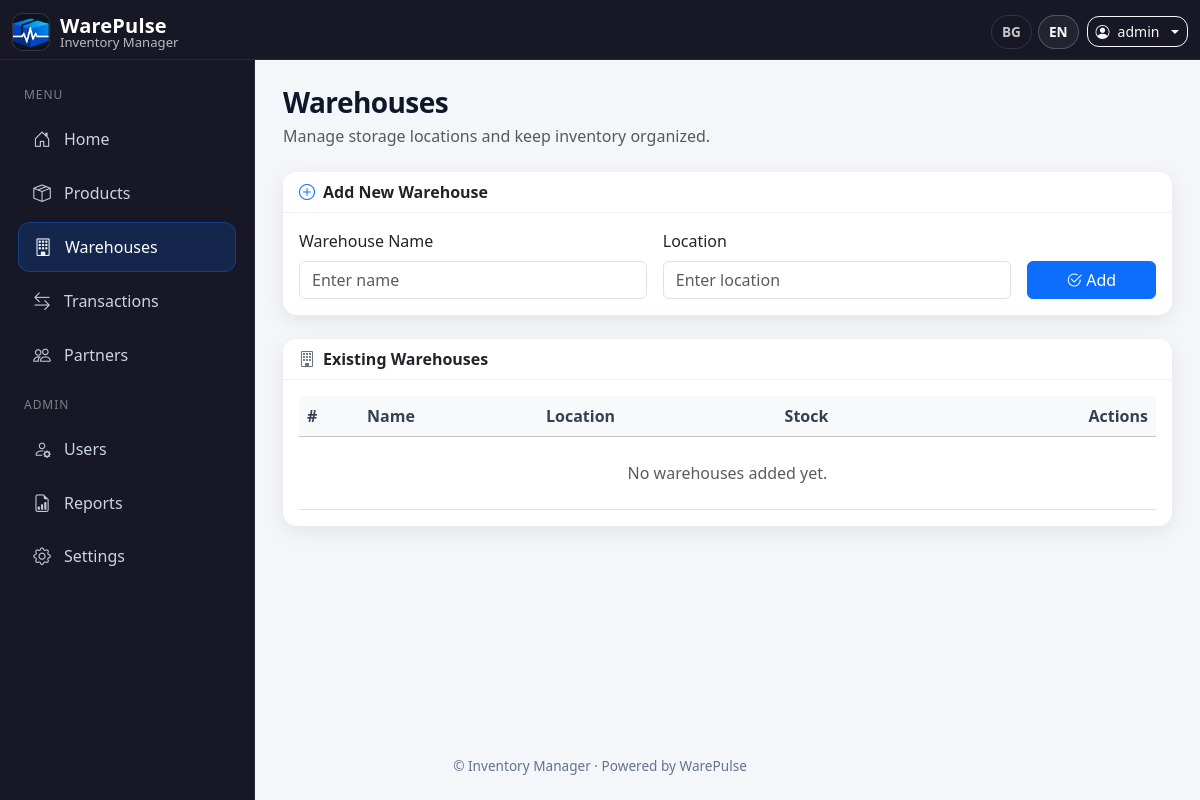
Page /warehouses (signed in) on the committed database.
### inventory/models.py (models this page shows, shortened)
class AppConfig(db.Model):
    __tablename__ = "app_config"
    id = db.Column(db.Integer, primary_key=True)
    owner_id = db.Column(db.Integer, db.ForeignKey("user.id"), nullable=False, unique=True)
    company_name = db.Column(db.String(120), default="My Company")
    logo_path = db.Column(db.String(200))
    notifications_enabled = db.Column(db.Boolean, default=True)
    low_stock_threshold = db.Column(db.Integer, default=5)
    default_language = db.Column(db.String(10), default="en")
    currency = db.Column(db.String(10), default="EUR")

class User(db.Model, UserMixin):
    __tablename__ = "user"
    id = db.Column(db.Integer, primary_key=True)
    username = db.Column(db.String(150), nullable=False, unique=True)
    email = db.Column(db.String(150), nullable=False, unique=True)
    password = db.Column(db.String(200), nullable=False)
    role = db.Column(db.String(50), nullable=False, default="User")
    created_by_id = db.Column(db.Integer, db.ForeignKey("user.id"), nullable=True)
    login_count = db.Column(db.Integer, default=0, nullable=False)
    last_login_ip = db.Column(db.String(64), nullable=True)
    last_login_country = db.Column(db.String(100), nullable=True)
    last_login_at = db.Column(db.DateTime, nullable=True)
    last_login_user_agent = db.Column(db.String(255), nullable=True)
    force_password_change = db.Column(db.Boolean, default=False, nullable=False)
    password_changed_at = db.Column(db.DateTime, nullable=True)
    company_name = db.Column(db.String(150), nullable=True)
    created_by = db.relationship("User", remote_side=[id], backref="created_users")
    transactions = db.relationship("Transaction", back_populates="user")
    login_events = db.relationship(
        "LoginEvent",
        back_populates="user",
        cascade="all, delete-orphan",
        order_by="desc(LoginEvent.logged_in_at)",
    )

### inventory/routes/warehouses.py (the view)
@bp.route("/warehouses")
@login_required
def warehouses():
    if not has_permission(current_user, "warehouses:view"):
        flash(_("You do not have permission to view warehouses."), "danger")
        return redirect(url_for("main.index"))
    owner_id = _get_owner_id()
    q = Warehouse.query
    if owner_id is not None:
        q = q.filter(Warehouse.owner_id == owner_id)
    warehouses_list = q.order_by(Warehouse.name.asc()).all()
    stock_totals_q = (
        db.session.query(Stock.warehouse_id, func.coalesce(func.sum(Stock.quantity), 0))
        .join(Warehouse, Stock.warehouse_id == Warehouse.id)
    )
    if owner_id is not None:
        stock_totals_q = stock_totals_q.filter(Warehouse.owner_id == owner_id)
    stock_totals = dict(stock_totals_q.group_by(Stock.warehouse_id).all())
    product_counts_q = (
        db.session.query(Stock.warehouse_id, func.count(Stock.id))
        .join(Warehouse, Stock.warehouse_id == Warehouse.id)
        .filter(Stock.quantity > 0)
    )
    if owner_id is not None:
        product_counts_q = product_counts_q.filter(Warehouse.owner_id == owner_id)
    product_counts = dict(product_counts_q.group_by(Stock.warehouse_id).all())
    return render_template(
        "warehouses.html",
        warehouses=warehouses_list,
        stock_totals=stock_totals,
        product_counts=product_counts,
    )

### inventory/routes/warehouses.py (called while the page is built)
def _get_owner_id():
    role = (current_user.role or "").strip()
    if role == "Developer":
        return None
    if role == "Admin / Owner":
        return current_user.id
    return current_user.created_by_id

### inventory/utils/permissions.py (called while the page is built)
def _norm_role(role: str | None) -> str:
    if not role:
        return ""
    r = " ".join(role.strip().split())
    compact = r.replace(" ", "")
    if compact == "Admin/Owner":
        return ROLE_ADMIN_OWNER
    return r

def has_permission(user, permission: str) -> bool:
    role = _norm_role(getattr(user, "role", None))
    allowed = ROLE_PERMISSIONS.get(role, set())
    return permission in allowed

### inventory/utils/translations.py (called while the page is built)
def load_translations(lang, app):
    path = os.path.join('translations', f'{lang}.json')
    if not os.path.exists(path):
        path = os.path.join('translations', f"{app.config['DEFAULT_LANG']}.json")
    with open(path, 'r', encoding='utf-8') as f:
        return json.load(f)

def set_language(app):
    lang = request.args.get('lang')
    if lang and lang in app.config['LANGUAGES']:
        session['lang'] = lang
    elif 'lang' not in session:
        session['lang'] = app.config['DEFAULT_LANG']
    g.lang = session['lang']
    g.translations = load_translations(g.lang, app)

def _(key):
    try:
        return g.translations.get(key, key)
    except Exception:
        return key

### inventory/templates/warehouses.html (shortened to what this page needs)
{% extends "base.html" %}
{% block content %}
<div class="d-flex flex-column flex-md-row justify-content-between align-items-start align-items-md-center gap-2 mb-4">
  <div>
    <h3 class="fw-bold mb-0">{{ _('Warehouses') }}</h3>
    <div class="text-muted mt-1">{{ _('Manage storage locations and keep inventory organized.') }}</div>
  </div>
</div>
<div class="card mb-4">
  <div class="card-header bg-white fw-semibold d-flex align-items-center">
    <i class="bi bi-plus-circle me-2 text-primary"></i>{{ _('Add New Warehouse') }}
  </div>
  <div class="card-body">
    <form action="{{ url_for('warehouses.add_warehouse') }}" method="POST" class="row g-3 align-items-end">
      <div class="col-md-5">
        <label for="name" class="form-label">{{ _('Warehouse Name') }}</label>
        <input type="text" class="form-control" id="name" name="name" placeholder="{{ _('Enter name') }}" required>
      </div>
      <div class="col-md-5">
        <label for="location" class="form-label">{{ _('Location') }}</label>
        <input type="text" class="form-control" id="location" name="location" placeholder="{{ _('Enter location') }}">
      </div>
      <div class="col-md-2 d-grid">
        <button type="submit" class="btn btn-primary">
          <i class="bi bi-check2-circle me-1"></i>{{ _('Add') }}
        </button>
      </div>
    </form>
  </div>
</div>
<div class="card">
  <div class="card-header bg-white fw-semibold d-flex align-items-center">
    <i class="bi bi-building me-2 text-secondary"></i>{{ _('Existing Warehouses') }}
  </div>
  <div class="card-body table-responsive">
    <table class="table table-hover align-middle mb-0">
      <thead class="table-light">
        <tr>
          <th style="width: 60px;">{{ _('#') }}</th>
          <th>{{ _('Name') }}</th>
          <th>{{ _('Location') }}</th>
          <th>{{ _('Stock') }}</th>
          <th class="text-end">{{ _('Actions') }}</th>
        </tr>
      </thead>
      <tbody>
        {% for w in warehouses %}
        {% set total_units = stock_totals.get(w.id, 0) %}
        {% set prod_count = product_counts.get(w.id, 0) %}
        <tr>
          <td class="text-muted">{{ loop.index }}</td>
          <td class="fw-semibold">
            <i class="bi bi-building me-1 text-secondary"></i>{{ w.name }}
          </td>
          <td>{{ w.location or '—' }}</td>
          <td>
            <div class="d-flex flex-wrap gap-2">
              <span class="badge bg-light text-dark border">
                {{ _('Units') }}: <span class="fw-semibold">{{ total_units }}</span>
              </span>
              <span class="badge bg-light text-dark border">
                {{ _('Products') }}: <span class="fw-semibold">{{ prod_count }}</span>
              </span>
            </div>
            {% if total_units == 0 %}
              <div class="text-muted small mt-1">
                <i class="bi bi-check2-circle me-1 text-success"></i>{{ _('No stock here') }}
              </div>
            {% endif %}
          </td>
          <td class="text-end">
            {% if current_user.role == 'Admin / Owner' %}
              <form action="{{ url_for('warehouses.delete_warehouse', id=w.id) }}" method="POST" class="d-inline delete-form">
                <button type="submit" class="btn btn-sm btn-outline-danger">
                  <i class="bi bi-trash me-1"></i>{{ _('Delete') }}
                </button>
              </form>
            {% else %}
              <span class="text-muted small">—</span>
            {% endif %}
          </td>
        </tr>
        {% else %}
        <tr>
          <td colspan="5" class="text-center text-muted py-4">
            {{ _('No warehouses added yet.') }}
          </td>
        </tr>
        {% endfor %}
      </tbody>
    </table>
  </div>
</div>
{% endblock %}

### inventory/templates/base.html (shortened to what this page needs)
<!DOCTYPE html>
<html lang="{{ g.lang or 'en' }}">
<head>
  <link href="https://cdn.jsdelivr.net/npm/bootstrap@5.3.2/dist/css/bootstrap.min.css" rel="stylesheet" />
  <link href="https://cdn.jsdelivr.net/npm/bootstrap-icons@1.11.3/font/bootstrap-icons.css" rel="stylesheet" />
</head>
<body>
<nav class="navbar navbar-dark topbar fixed-top">
  <div class="container-fluid">
    <a class="navbar-brand brand"
       href="{% if current_user.is_authenticated %}
                {% if current_user.role == 'Developer' %}
                  {{ url_for('users.developer_dashboard') }}
                {% else %}
                  {{ url_for('main.index') }}
                {% endif %}
              {% else %}
                {{ url_for('main.landing') }}
              {% endif %}">
      <img src="{{ url_for('static', filename='warepulse-logo.png') }}" alt="WarePulse Logo" />
      <div class="d-flex flex-column">
        <span class="name">WarePulse</span>
        <span class="company">{{ g.app_config.company_name if g.app_config else '' }}</span>
      </div>
    </a>
    <div class="ms-auto d-flex align-items-center gap-2 top-actions">
      <div class="lang-pill d-none d-sm-flex align-items-center">
        <a href="?lang=bg" class="{% if g.lang=='bg' %}active{% endif %}">BG</a>
        <a href="?lang=en" class="{% if g.lang=='en' %}active{% endif %}">EN</a>
      </div>
      {% if current_user.is_authenticated %}
        <div class="dropdown">
          <a class="btn btn-outline-light btn-sm dropdown-toggle d-flex align-items-center gap-2"
             href="#" id="userDropdown" data-bs-toggle="dropdown" aria-expanded="false">
            <i class="bi bi-person-circle"></i>
            <span class="d-none d-sm-inline">{{ current_user.username }}</span>
          </a>
        </div>
      {% else %}
        <a class="btn btn-outline-light btn-sm" href="{{ url_for('auth.login') }}">{{ _('Login') }}</a>
        <a class="btn btn-primary btn-sm" href="{{ url_for('auth.register_admin') }}">{{ _('Register') }}</a>
      {% endif %}
    </div>
  </div>
</nav>
{% if current_user.is_authenticated and current_user.role != 'Developer' %}
  <aside id="sidebar" class="sidebar">
    <div class="nav-group-label">{{ _('Menu') }}</div>
    <a href="{{ url_for('main.index') }}"
       class="side-link {% if request.endpoint == 'main.index' %}active{% endif %}">
      <i class="bi bi-house-door"></i> {{ _('Home') }}
    </a>
    <a href="{{ url_for('products.products') }}"
       class="side-link {% if request.endpoint and request.endpoint.startswith('products.') %}active{% endif %}">
      <i class="bi bi-box-seam"></i> {{ _('Products') }}
    </a>
    <a href="{{ url_for('warehouses.warehouses') }}"
       class="side-link {% if request.endpoint and request.endpoint.startswith('warehouses.') %}active{% endif %}">
      <i class="bi bi-building"></i> {{ _('Warehouses') }}
    </a>
    <a href="{{ url_for('transactions.transactions') }}"
       class="side-link {% if request.endpoint and request.endpoint.startswith('transactions.') %}active{% endif %}">
      <i class="bi bi-arrow-left-right"></i> {{ _('Transactions') }}
    </a>
    <a href="{{ url_for('partners.partners') }}"
       class="side-link {% if request.endpoint and request.endpoint.startswith('partners.') %}active{% endif %}">
      <i class="bi bi-people"></i> {{ _('Partners') }}
    </a>
    {% if current_user.role == 'Admin / Owner' %}
      <div class="nav-group-label">{{ _('Admin') }}</div>
      <a href="{{ url_for('users.users') }}"
         class="side-link {% if request.endpoint and request.endpoint.startswith('users.') %}active{% endif %}">
        <i class="bi bi-person-gear"></i> {{ _('Users') }}
      </a>
      <a href="{{ url_for('reports.reports_home') }}"
         class="side-link {% if request.endpoint and request.endpoint.startswith('reports.') %}active{% endif %}">
        <i class="bi bi-file-earmark-bar-graph"></i> {{ _('Reports') }}
      </a>
      <a href="{{ url_for('settings.settings') }}"
         class="side-link {% if request.endpoint and request.endpoint.startswith('settings.') %}active{% endif %}">
        <i class="bi bi-gear"></i> {{ _('Settings') }}
      </a>
    {% endif %}
  </aside>
{% endif %}
<div class="content-wrap">
  <main class="main-content">
    {% block content %}{% endblock %}
  </main>
  <footer class="footer text-center">
    <div class="container">
      {% set company = g.app_config.company_name if g.app_config else '' %}
      © {{ company }} · Powered by WarePulse
    </div>
  </footer>
</div>
</body>
</html>

### inventory/templates/base.html (style rules this page uses)
:root { --sidebar-width: 255px; --bg: #f4f6f9; --surface: #ffffff; --topbar: #171725; --sidebar: #171725; --sidebar-border: rgba(255,255,255,0.08); --text: #0f172a; --muted: #64748b; --link: #cbd5e1; --link-hover: #ffffff; --link-active-bg: rgba(13, 110, 253, 0.18); --primary: #0d6efd; --shadow: 0 0.35rem 1.2rem rgba(15, 23, 42, 0.08); --radius: 14px; }
body { background: var(--bg); color: var(--text); font-family: system-ui, -apple-system, "Segoe UI", Roboto, "Helvetica Neue", Arial, "Noto Sans", "Apple Color Emoji","Segoe UI Emoji"; margin: 0; }
.topbar { background: var(--topbar); border-bottom: 1px solid rgba(255,255,255,0.08); height: 60px; }
.brand { text-decoration: none; display: flex; align-items: center; gap: 10px; min-width: 220px; }
.brand img { height: 38px; width: 38px; border-radius: 10px; object-fit: cover; background: rgba(255,255,255,0.06); border: 1px solid rgba(255,255,255,0.08); }
.brand .name { color: #fff; font-weight: 750; letter-spacing: 0.2px; line-height: 1.05; }
.brand .company { color: rgba(255,255,255,0.7); font-size: 0.82rem; line-height: 1.05; }
.top-actions .btn, .top-actions .dropdown-toggle { border-radius: 12px; }
.lang-pill a { color: rgba(255,255,255,0.75); text-decoration: none; font-weight: 600; font-size: 0.85rem; padding: 6px 10px; border-radius: 999px; border: 1px solid rgba(255,255,255,0.12); margin-left: 6px; }
.lang-pill a.active, .lang-pill a:hover { color: #fff; border-color: rgba(255,255,255,0.22); background: rgba(255,255,255,0.06); }
.sidebar { position: fixed; top: 60px; left: 0; width: var(--sidebar-width); height: calc(100% - 60px); background: var(--sidebar); border-right: 1px solid var(--sidebar-border); padding: 14px 10px; overflow-y: auto; z-index: 2000; transform: translateX(0); transition: transform .25s ease; }
.nav-group-label { color: rgba(255,255,255,0.45); font-size: 0.75rem; letter-spacing: .08em; text-transform: uppercase; padding: 12px 14px 6px; }
.side-link { display: flex; align-items: center; gap: 12px; padding: 11px 14px; margin: 5px 8px; border-radius: 12px; text-decoration: none; color: var(--link); transition: background .15s ease, color .15s ease, transform .05s ease; }
.side-link i { font-size: 1.1rem; width: 20px; text-align: center; opacity: 0.95; }
.side-link.active { background: var(--link-active-bg); color: #fff; border: 1px solid rgba(13,110,253,0.35); }
.content-wrap { margin-top: 60px; min-height: calc(100vh - 60px); display: flex; flex-direction: column; }
.main-content { flex: 1; padding: 22px; transition: margin-left .25s ease; }
@media (min-width: 992px) { .main-content { margin-left: var(--sidebar-width); padding: 26px 28px; } }
.card { border: 0; border-radius: var(--radius); box-shadow: var(--shadow); }
.card-header { border-bottom: 1px solid rgba(15,23,42,0.06); border-top-left-radius: var(--radius) !important; border-top-right-radius: var(--radius) !important; }
.table thead th { font-weight: 700; color: #334155; }
.footer { color: var(--muted); font-size: 0.85rem; padding: 16px 0 24px; }
h1, h2, h3 { letter-spacing: -0.02em; }

### rows in the picture
AppConfig: app_config "Inventory Manager", company_name "Inventory Manager"
User: username "admin"
